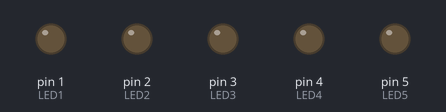
A sketch run on a simulated Arduino Uno, built with avr-gcc and run on an emulated ATmega328P. Shown: output pins drawn as LEDs (lit = HIGH).

Above: at 1.15 s.
At 1.75 s:
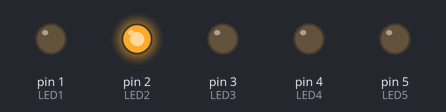
At 2.05 s:
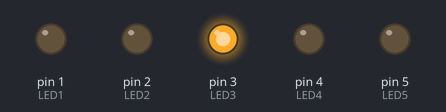
At 2.35 s:
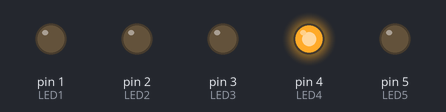
At 3.25 s:
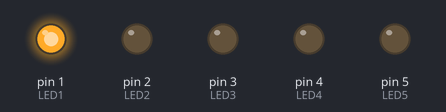
At 4.45 s:
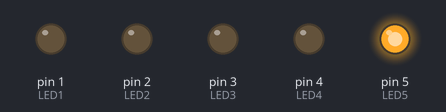
Timing chart, 0 to 5.1 s (numbered marks = the images above):
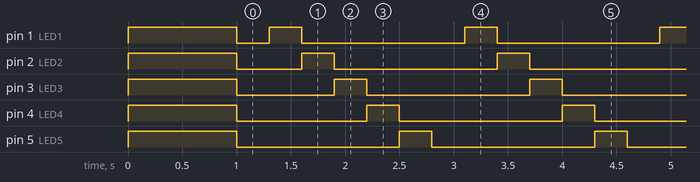

Measured:
- by itself, pin 1 (LED1), pin 2 (LED2), pin 3 (LED3), pin 4 (LED4): repeats every 1.8 s: HIGH 0.30 s, LOW 1.5 s
- by itself, pin 5 (LED5): alternates HIGH for 0.30 s and LOW for 1.5 s
- by itself, everything shown: repeats every 1.8 s, in 6 steps

The sketch:

led1.ino
```cpp
const int LED1 = 1;
const int LED2 = 2;
const int LED3 = 3;
const int LED4 = 4;
const int LED5 = 5;
void setup() {
  // put your setup code here, to run once:
  pinMode(LED1, OUTPUT);
  pinMode(LED2, OUTPUT);
  pinMode(LED3, OUTPUT);
  pinMode(LED4, OUTPUT);
  pinMode(LED5, OUTPUT);

  digitalWrite(LED1, HIGH);
  digitalWrite(LED2, HIGH);
  digitalWrite(LED3, HIGH);
  digitalWrite(LED4, HIGH);
  digitalWrite(LED5, HIGH);
  delay(1000);
  digitalWrite(LED1, LOW);
  digitalWrite(LED2, LOW);
  digitalWrite(LED3, LOW);
  digitalWrite(LED4, LOW);
  digitalWrite(LED5, LOW);

 }

void loop() {
  // put your main code here, to run repeatedly:
  delay(300);
  digitalWrite(LED1, HIGH);
  digitalWrite(LED2, LOW);
   delay(300);
  digitalWrite(LED1, LOW);
  digitalWrite(LED2, HIGH);
   delay(300);
    digitalWrite(LED2, LOW);
  digitalWrite(LED3, HIGH);
    delay(300);
   digitalWrite(LED3, LOW);
  digitalWrite(LED4, HIGH);
   delay(300);
    digitalWrite(LED4, LOW);
  digitalWrite(LED5, HIGH);
  delay(300);
    digitalWrite(LED5, LOW);

}
```
